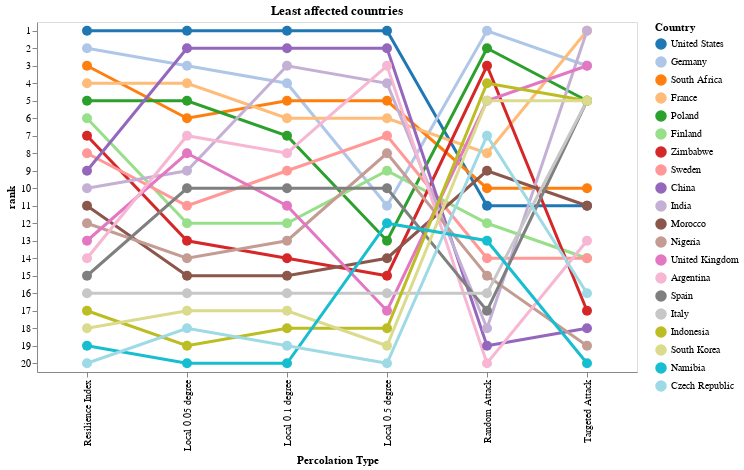

The notebook cell this image was saved under:
### Code cell
df_ranked = pd.read_csv('ranked_all.csv',index_col=[0,1])
df_ranked = df_ranked.sort_values('ranked',ascending=True).head(20)
df_ranked.loc05 = df_ranked.loc05.rank()
df_ranked.loc01 = df_ranked.loc01.rank()
df_ranked.loc005 = df_ranked.loc005.rank()
df_ranked.target = df_ranked.target.rank()
df_ranked.random = df_ranked.random.rank()
df_ranked.avg_index = df_ranked.avg_index.rank()
df_ranked = df_ranked.drop('ranked',axis=1)
df_ranked = df_ranked.rename(columns={"avg_index": "Total Index"})
df_ranked.columns = ['Local 0.5 degree','Local 0.1 degree','Local 0.05 degree','Targeted Attack','Random Attack',' Resilience Index']

stacked_rank = df_ranked.stack().reset_index()
stacked_rank.columns = ['level_0','Country','perc_type','index']
stacked_rank = stacked_rank.drop('level_0',axis=1)

alt.Chart(stacked_rank).mark_line(point = True, strokeWidth=3).encode(
    x = alt.X("perc_type", title="Percolation Type"),
    y="rank:O",
    color=alt.Color("Country:N",scale=alt.Scale(scheme='category20'),sort='x')
 ).transform_window(
     rank="rank()",
     sort=[alt.SortField("index", order="ascending")],
     groupby=["perc_type"]
).properties(
    title="Least affected countries",
    width=600,
    height=350,
).configure_point(size=100)

### Figure 1 — Vega-Lite specification as saved in the notebook (floating-point values rounded to 4 significant figures)
{"config": {"view": {"continuousWidth": 400, "continuousHeight": 300}, "point": {"size": 100}}, "data": {"name": "data-72dc3ecea86be18d760e3e36cdc05167"}, "mark": {"type": "line", "point": true, "strokeWidth": 3}, "encoding": {"color": {"field": "Country", "scale": {"scheme": "category20"}, "sort": "x", "type": "nominal"}, "x": {"field": "perc_type", "title": "Percolation Type", "type": "nominal"}, "y": {"field": "rank", "type": "ordinal"}}, "height": 350, "title": "Least affected countries", "transform": [{"window": [{"op": "rank", "field": "", "as": "rank"}], "groupby": ["perc_type"], "sort": [{"field": "index", "order": "ascending"}]}], "width": 600, "$schema": "https://vega.github.io/schema/vega-lite/v4.17.0.json", "datasets": {"data-72dc3ecea86be18d760e3e36cdc05167": [{"Country": "United States", "perc_type": "Local 0.5 degree", "index": 1.0}, {"Country": "United States", "perc_type": "Local 0.1 degree", "index": 1.0}, {"Country": "United States", "perc_type": "Local 0.05 degree", "index": 1.0}, {"Country": "United States", "perc_type": "Targeted Attack", "index": 11.5}, {"Country": "United States", "perc_type": "Random Attack", "index": 11.0}, {"Country": "United States", "perc_type": " Resilience Index", "index": 1.0}, {"Country": "Germany", "perc_type": "Local 0.5 degree", "index": 11.0}, {"Country": "Germany", "perc_type": "Local 0.1 degree", "index": 4.0}, {"Country": "Germany", "perc_type": "Local 0.05 degree", "index": 3.0}, {"Country": "Germany", "perc_type": "Targeted Attack", "index": 3.5}, {"Country": "Germany", "perc_type": "Random Attack", "index": 1.0}, {"Country": "Germany", "perc_type": " Resilience Index", "index": 2.0}, {"Country": "South Africa", "perc_type": "Local 0.5 degree", "index": 5.0}, {"Country": "South Africa", "perc_type": "Local 0.1 degree", "index": 5.0}, {"Country": "South Africa", "perc_type": "Local 0.05 degree", "index": 6.0}, {"Country": "South Africa", "perc_type": "Targeted Attack", "index": 10.0}, {"Country": "South Africa", "perc_type": "Random Attack", "index": 10.0}, {"Country": "South Africa", "perc_type": " Resilience Index", "index": 3.0}, {"Country": "France", "perc_type": "Local 0.5 degree", "index": 6.0}, {"Country": "France", "perc_type": "Local 0.1 degree", "index": 6.0}, {"Country": "France", "perc_type": "Local 0.05 degree", "index": 4.0}, {"Country": "France", "perc_type": "Targeted Attack", "index": 1.5}, {"Country": "France", "perc_type": "Random Attack", "index": 8.0}, {"Country": "France", "perc_type": " Resilience Index", "index": 4.0}, {"Country": "Poland", "perc_type": "Local 0.5 degree", "index": 13.0}, {"Country": "Poland", "perc_type": "Local 0.1 degree", "index": 7.0}, {"Country": "Poland", "perc_type": "Local 0.05 degree", "index": 5.0}, {"Country": "Poland", "perc_type": "Targeted Attack", "index": 7.0}, {"Country": "Poland", "perc_type": "Random Attack", "index": 2.0}, {"Country": "Poland", "perc_type": " Resilience Index", "index": 5.0}, {"Country": "Finland", "perc_type": "Local 0.5 degree", "index": 9.0}, {"Country": "Finland", "perc_type": "Local 0.1 degree", "index": 12.0}, {"Country": "Finland", "perc_type": "Local 0.05 degree", "index": 12.0}, {"Country": "Finland", "perc_type": "Targeted Attack", "index": 14.5}, {"Country": "Finland", "perc_type": "Random Attack", "index": 12.0}, {"Country": "Finland", "perc_type": " Resilience Index", "index": 6.0}, {"Country": "Zimbabwe", "perc_type": "Local 0.5 degree", "index": 15.0}, {"Country": "Zimbabwe", "perc_type": "Local 0.1 degree", "index": 14.0}, {"Country": "Zimbabwe", "perc_type": "Local 0.05 degree", "index": 13.0}, {"Country": "Zimbabwe", "perc_type": "Targeted Attack", "index": 17.0}, {"Country": "Zimbabwe", "perc_type": "Random Attack", "index": 3.0}, {"Country": "Zimbabwe", "perc_type": " Resilience Index", "index": 7.0}, {"Country": "Sweden", "perc_type": "Local 0.5 degree", "index": 7.0}, {"Country": "Sweden", "perc_type": "Local 0.1 degree", "index": 9.0}, {"Country": "Sweden", "perc_type": "Local 0.05 degree", "index": 11.0}, {"Country": "Sweden", "perc_type": "Targeted Attack", "index": 14.5}, {"Country": "Sweden", "perc_type": "Random Attack", "index": 14.0}, {"Country": "Sweden", "perc_type": " Resilience Index", "index": 8.0}, {"Country": "China", "perc_type": "Local 0.5 degree", "index": 2.0}, {"Country": "China", "perc_type": "Local 0.1 degree", "index": 2.0}, {"Country": "China", "perc_type": "Local 0.05 degree", "index": 2.0}, {"Country": "China", "perc_type": "Targeted Attack", "index": 18.0}, {"Country": "China", "perc_type": "Random Attack", "index": 19.0}, {"Country": "China", "perc_type": " Resilience Index", "index": 9.0}, {"Country": "India", "perc_type": "Local 0.5 degree", "index": 4.0}, {"Country": "India", "perc_type": "Local 0.1 degree", "index": 3.0}, {"Country": "India", "perc_type": "Local 0.05 degree", "index": 9.0}, {"Country": "India", "perc_type": "Targeted Attack", "index": 1.5}, {"Country": "India", "perc_type": "Random Attack", "index": 18.0}, {"Country": "India", "perc_type": " Resilience Index", "index": 10.0}, {"Country": "Morocco", "perc_type": "Local 0.5 degree", "index": 14.0}, {"Country": "Morocco", "perc_type": "Local 0.1 degree", "index": 15.0}, {"Country": "Morocco", "perc_type": "Local 0.05 degree", "index": 15.0}, {"Country": "Morocco", "perc_type": "Targeted Attack", "index": 11.5}, {"Country": "Morocco", "perc_type": "Random Attack", "index": 9.0}, {"Country": "Morocco", "perc_type": " Resilience Index", "index": 11.0}, {"Country": "Nigeria", "perc_type": "Local 0.5 degree", "index": 8.0}, {"Country": "Nigeria", "perc_type": "Local 0.1 degree", "index": 13.0}, {"Country": "Nigeria", "perc_type": "Local 0.05 degree", "index": 14.0}, {"Country": "Nigeria", "perc_type": "Targeted Attack", "index": 19.0}, {"Country": "Nigeria", "perc_type": "Random Attack", "index": 15.0}, {"Country": "Nigeria", "perc_type": " Resilience Index", "index": 12.0}, {"Country": "United Kingdom", "perc_type": "Local 0.5 degree", "index": 17.0}, {"Country": "United Kingdom", "perc_type": "Local 0.1 degree", "index": 11.0}, {"Country": "United Kingdom", "perc_type": "Local 0.05 degree", "index": 8.0}, {"Country": "United Kingdom", "perc_type": "Targeted Attack", "index": 3.5}, {"Country": "United Kingdom", "perc_type": "Random Attack", "index": 5.5}, {"Country": "United Kingdom", "perc_type": " Resilience Index", "index": 13.0}, {"Country": "Argentina", "perc_type": "Local 0.5 degree", "index": 3.0}, {"Country": "Argentina", "perc_type": "Local 0.1 degree", "index": 8.0}, {"Country": "Argentina", "perc_type": "Local 0.05 degree", "index": 7.0}, {"Country": "Argentina", "perc_type": "Targeted Attack", "index": 13.0}, {"Country": "Argentina", "perc_type": "Random Attack", "index": 20.0}, {"Country": "Argentina", "perc_type": " Resilience Index", "index": 14.0}, {"Country": "Spain", "perc_type": "Local 0.5 degree", "index": 10.0}, {"Country": "Spain", "perc_type": "Local 0.1 degree", "index": 10.0}, {"Country": "Spain", "perc_type": "Local 0.05 degree", "index": 10.0}, {"Country": "Spain", "perc_type": "Targeted Attack", "index": 7.0}, {"Country": "Spain", "perc_type": "Random Attack", "index": 17.0}, {"Country": "Spain", "perc_type": " Resilience Index", "index": 15.0}, {"Country": "Italy", "perc_type": "Local 0.5 degree", "index": 16.0}, {"Country": "Italy", "perc_type": "Local 0.1 degree", "index": 16.0}, {"Country": "Italy", "perc_type": "Local 0.05 degree", "index": 16.0}, {"Country": "Italy", "perc_type": "Targeted Attack", "index": 7.0}, {"Country": "Italy", "perc_type": "Random Attack", "index": 16.0}, {"Country": "Italy", "perc_type": " Resilience Index", "index": 16.0}, {"Country": "Indonesia", "perc_type": "Local 0.5 degree", "index": 18.0}, {"Country": "Indonesia", "perc_type": "Local 0.1 degree", "index": 18.0}, {"Country": "Indonesia", "perc_type": "Local 0.05 degree", "index": 19.0}, {"Country": "Indonesia", "perc_type": "Targeted Attack", "index": 7.0}, {"Country": "Indonesia", "perc_type": "Random Attack", "index": 4.0}, {"Country": "Indonesia", "perc_type": " Resilience Index", "index": 17.0}, {"Country": "South Korea", "perc_type": "Local 0.5 degree", "index": 19.0}, {"Country": "South Korea", "perc_type": "Local 0.1 degree", "index": 17.0}, {"Country": "South Korea", "perc_type": "Local 0.05 degree", "index": 17.0}, {"Country": "South Korea", "perc_type": "Targeted Attack", "index": 7.0}, {"Country": "South Korea", "perc_type": "Random Attack", "index": 5.5}, {"Country": "South Korea", "perc_type": " Resilience Index", "index": 18.0}, {"Country": "Namibia", "perc_type": "Local 0.5 degree", "index": 12.0}, {"Country": "Namibia", "perc_type": "Local 0.1 degree", "index": 20.0}, {"Country": "Namibia", "perc_type": "Local 0.05 degree", "index": 20.0}, {"Country": "Namibia", "perc_type": "Targeted Attack", "index": 20.0}, {"Country": "Namibia", "perc_type": "Random Attack", "index": 13.0}, {"Country": "Namibia", "perc_type": " Resilience Index", "index": 19.0}, {"Country": "Czech Republic", "perc_type": "Local 0.5 degree", "index": 20.0}, {"Country": "Czech Republic", "perc_type": "Local 0.1 degree", "index": 19.0}, {"Country": "Czech Republic", "perc_type": "Local 0.05 degree", "index": 18.0}, {"Country": "Czech Republic", "perc_type": "Targeted Attack", "index": 16.0}, {"Country": "Czech Republic", "perc_type": "Random Attack", "index": 7.0}, {"Country": "Czech Republic", "perc_type": " Resilience Index", "index": 20.0}]}}
